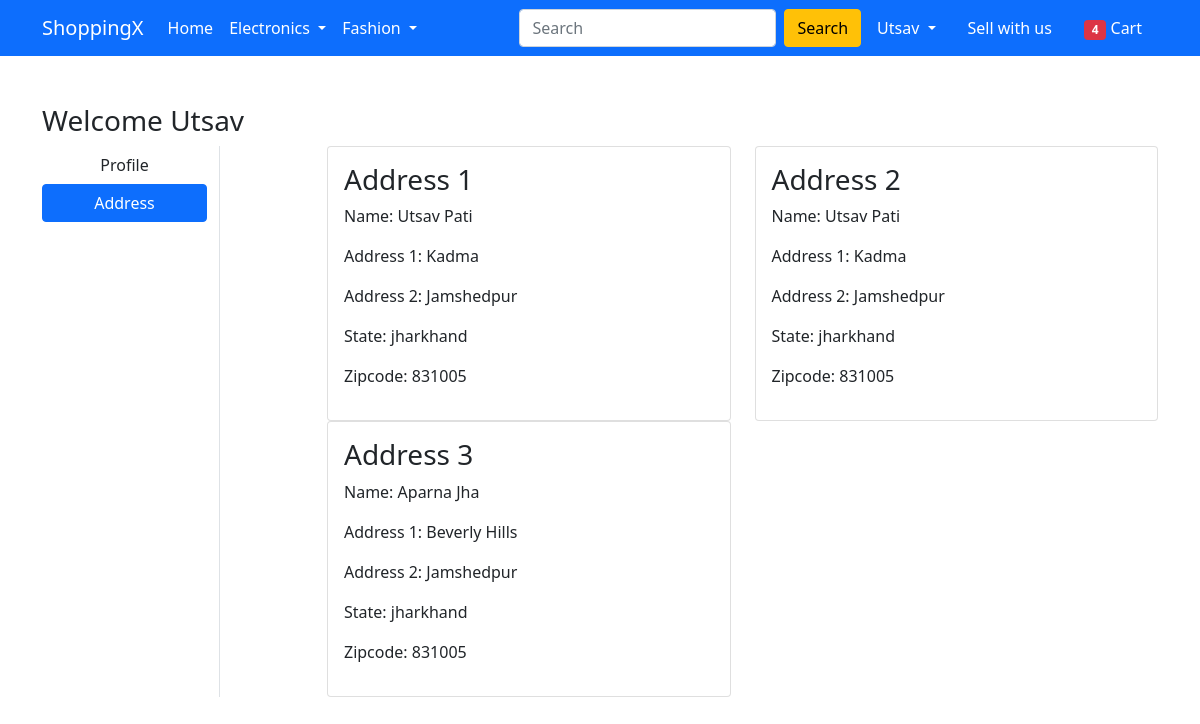
The page /address/ (signed in) on the database its author committed.
### app/models.py (models this page shows, shortened)
class Customer(models.Model):
    user=models.ForeignKey(User,on_delete=models.CASCADE)
    name=models.CharField(max_length=200)
    locality=models.CharField(max_length=220)
    city=models.CharField(max_length=220)
    zipcode=models.IntegerField()
    state=models.CharField(choices=State_choices,max_length=50)

### app/views.py (the view)
# urls.py: path('address/', views.address, name='address'),
@login_required
def address(request):
    add = Customer.objects.filter(user=request.user)
    return render(request, 'app/address.html', {'add': add, 'active': 'btn-primary'})

### app/templates/app/address.html (shortened to what this page needs)
{% extends 'app/base.html' %}
{% load static %}
{% block main-content %}
<div class="container my-5">
  <div class="row">
    <h3>Welcome <span class="text-capitalize">{{request.user}}</span></h3>
    <div class="col-sm-2 border-end">
      <ul class="list-unstyled">
        <li class="d-grid">
          <a href="{% url 'profile' %}" class="btn">Profile</a>
        </li>
        <li class="d-grid">
          <a href="{% url 'address' %}" class="btn {{active}}">Address</a>
        </li>
      </ul>
    </div>
    <div class="col-sm-9 offset-sm-1">
      <div class="row">
        {% for ad in add %}
        <div class="col-sm-6">
          <div class="card">
            <div class="card-body">
              <h3>Address {{forloop.counter}}</h3>
              <p>Name: {{ad.name}}</p>
              <p>Address 1: {{ad.locality}}</p>
              <p>Address 2: {{ad.city}}</p>
              <p>State: {{ad.state}}</p>
              <p>Zipcode: {{ad.zipcode}}</p>
            </div>
          </div>
        </div>
        {% endfor %}
      </div>
    </div>
  </div>
</div>
{% endblock main-content %}

### app/templates/app/base.html (shortened to what this page needs)
<!doctype html>
{% load static %}
<html lang="en">
  <head>
    <link href="https://cdn.jsdelivr.net/npm/bootstrap@5.0.0-beta1/dist/css/bootstrap.min.css" rel="stylesheet">
    <link rel="stylesheet" href="{% static 'app/css/owl.carousel.min.css' %}">
    <link rel="stylesheet" href="{% static 'app/css/all.min.css' %}">
    <link rel="stylesheet" href="{% static 'app/css/style.css' %}">
  </head>
  <body>
    <nav class="navbar navbar-expand-lg navbar-dark bg-primary">
     <div class="container">
       <a class="navbar-brand" href="/">ShoppingX</a>
       <div class="collapse navbar-collapse" id="navbarSupportedContent">
         <ul class="navbar-nav me-auto mb-2 mb-lg-0">
           <li class="nav-item">
             <a class="nav-link active" aria-current="page" href="/">Home</a>
           </li>
           <li class="nav-item dropdown">
             <a class="nav-link dropdown-toggle text-white" href="#" id="electronicsDropdown" role="button" data-bs-toggle="dropdown" aria-expanded="false">
               Electronics
             </a>
           </li>
           <li class="nav-item dropdown">
             <a class="nav-link dropdown-toggle text-white" href="#" id="fashionDropdown" role="button" data-bs-toggle="dropdown" aria-expanded="false">
               Fashion
             </a>
           </li>
         </ul>
         <form class="d-flex">
           <input class="form-control me-2" type="search" placeholder="Search" aria-label="Search">
           <button class="btn btn-warning" type="submit">Search</button>
         </form>
         <div>
          <ul class="navbar-nav me-auto mb-2 mb-lg-0">
          {% if request.user.is_authenticated %}
          <li class="nav-item dropdown mx-2">
            <a class="nav-link dropdown-toggle text-white" href="#" id="profileDropdown" role="button" data-bs-toggle="dropdown" aria-expanded="false">
              {{request.user.username|capfirst}}
            </a>
          </li>
          <li class="nav-item mx-2">
          <a href="{% url 'sellwithus' %}" class="nav-link text-white">Sell with us</a>
          </li>
            <li class="nav-item mx-2">
             <a href="{% url 'showcart' %}" class="nav-link text-white"><span class="badge bg-danger">4</span> Cart </a>
            </li>
          {% endif %}
          </ul>
         </div>
       </div>
     </div>
    </nav>
    {% block main-content %} {% endblock main-content %}
  </body>
</html>

### rows shown on the page
Customer: name "Utsav Pati", locality "Kadma", city "Jamshedpur", state "jharkhand", zipcode "831005"
Customer: name "Utsav Pati", locality "Kadma", city "Jamshedpur", state "jharkhand", zipcode "831005"
Customer: name "Aparna Jha", locality "Beverly Hills", city "Jamshedpur", state "jharkhand", zipcode "831005"

### other values the page prints
{{ request.user.username|capfirst }} "Utsav"
{{ request.user }} "Utsav"
